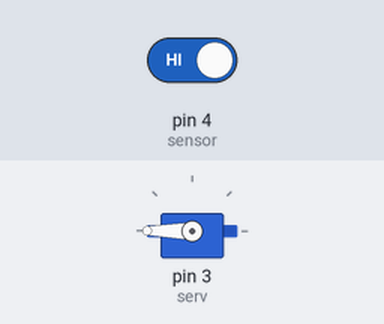
A sketch run on a simulated Arduino Uno, built with avr-gcc and run on an emulated ATmega328P. Shown: servo. The test bench sets the inputs (shaded band); at power-on: pin 4 (sensor) HIGH. What the sketch prints to the serial monitor is not drawn.

Above: at 12.2 s.
12.3 s: pin 4 (sensor) driven LOW
At 17.7 s:
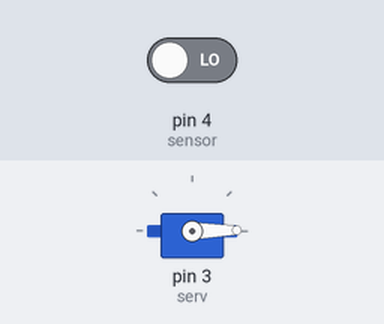
24.6 s: pin 4 (sensor) driven HIGH
At 28.68 s:
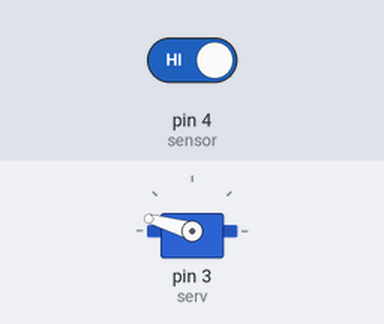
Timing chart, 0 to 36.6 s (numbered marks = the images above; inputs shaded):
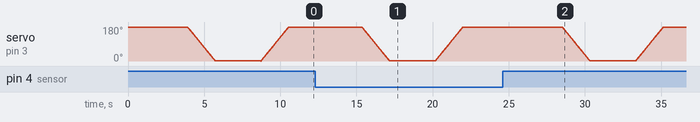

The sketch:

robocup_button.ino
```cpp
#include<Servo.h>
#include <SPI.h>
Servo servo;
int distance;
int serv=3;
int sensor=4;
int dt=10;
int starttime;
int endtime;
int i;
int buttonState;

void setup() {
Serial.begin(9600);
servo.attach(serv);
servo.write(270);
servo.detach();
pinMode(serv, OUTPUT);
pinMode(sensor,INPUT_PULLUP);
}

void loop() {
int buttonState = digitalRead(sensor);
Serial.write(digitalRead(sensor));

if(buttonState==HIGH){
  endtime = millis();
  starttime = millis();
  while (endtime - starttime < 3000){
    endtime = millis();
    if(buttonState==LOW){
      break;
    }
  }
  if(endtime-starttime >= 3000){
    for (int angle = 270; angle > 0; angle -= 1) {
      servo.attach(serv);
      servo.write(angle);
      delay (10);
      i = 1;
      }
      servo.detach();
      Serial.write('1');
  }
}

if(i == 1){
  if(buttonState==HIGH){
    endtime = millis();
    starttime = millis();
    while(endtime - starttime < 3000){
      endtime = millis();
      if(buttonState==LOW){
        break;
      }
    }
    if(endtime-starttime >= 3000){
      for (int angle = 0; angle < 270; angle += 1) {
        servo.attach(serv);
        servo.write (angle);
        delay (10);
        i = 0;
        }
        servo.detach();
        Serial.write('0');
    }
  }
}
}
```
